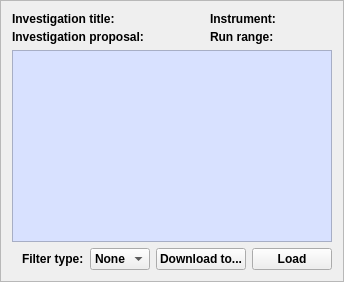
      <widget class="QFrame" name="dataFileFrame">
       <property name="sizePolicy">
        <sizepolicy hsizetype="Minimum" vsizetype="Expanding">
         <horstretch>0</horstretch>
         <verstretch>0</verstretch>
        </sizepolicy>
       </property>
       <property name="frameShape">
        <enum>QFrame::StyledPanel</enum>
       </property>
       <property name="frameShadow">
        <enum>QFrame::Raised</enum>
       </property>
       <layout class="QVBoxLayout" name="verticalLayout">
        <item>
         <layout class="QGridLayout" name="dataFileHead" rowstretch="0,0,0" columnstretch="0,0,0,0,0">
          <property name="sizeConstraint">
           <enum>QLayout::SetDefaultConstraint</enum>
          </property>
          <property name="spacing">
           <number>4</number>
          </property>
          <item row="0" column="2">
           <spacer name="dataFileHeadSpace">
            <property name="sizePolicy">
             <sizepolicy hsizetype="Preferred" vsizetype="Minimum">
              <horstretch>0</horstretch>
              <verstretch>0</verstretch>
             </sizepolicy>
            </property>
            <property name="orientation">
             <enum>Qt::Horizontal</enum>
            </property>
            <property name="sizeType">
             <enum>QSizePolicy::Preferred</enum>
            </property>
            <property name="sizeHint" stdset="0">
             <size>
              <width>5</width>
              <height>10</height>
             </size>
            </property>
           </spacer>
          </item>
          <item row="0" column="1">
           <widget class="QLabel" name="dataFileTitleRes">
            <property name="sizePolicy">
             <sizepolicy hsizetype="Preferred" vsizetype="Minimum">
              <horstretch>0</horstretch>
              <verstretch>0</verstretch>
             </sizepolicy>
            </property>
            <property name="font">
             <font>
              <weight>50</weight>
              <bold>false</bold>
             </font>
            </property>
            <property name="frameShadow">
             <enum>QFrame::Plain</enum>
            </property>
            <property name="text">
             <string/>
            </property>
           </widget>
          </item>
          <item row="2" column="4">
           <widget class="QLabel" name="dataFileRunRangeRes">
            <property name="sizePolicy">
             <sizepolicy hsizetype="Preferred" vsizetype="Minimum">
              <horstretch>0</horstretch>
              <verstretch>0</verstretch>
             </sizepolicy>
            </property>
            <property name="font">
             <font>
              <weight>50</weight>
              <bold>false</bold>
             </font>
            </property>
            <property name="frameShadow">
             <enum>QFrame::Plain</enum>
            </property>
            <property name="text">
             <string/>
            </property>
           </widget>
          </item>
          <item row="0" column="4">
           <widget class="QLabel" name="dataFileInstrumentRes">
            <property name="sizePolicy">
             <sizepolicy hsizetype="Preferred" vsizetype="Minimum">
              <horstretch>0</horstretch>
              <verstretch>0</verstretch>
             </sizepolicy>
            </property>
            <property name="font">
             <font>
              <weight>50</weight>
              <bold>false</bold>
             </font>
            </property>
            <property name="frameShadow">
             <enum>QFrame::Plain</enum>
            </property>
            <property name="text">
             <string/>
            </property>
           </widget>
          </item>
          <item row="2" column="3">
           <widget class="QLabel" name="dataFileRunRangeTxt">
            <property name="enabled">
             <bool>true</bool>
            </property>
            <property name="sizePolicy">
             <sizepolicy hsizetype="Preferred" vsizetype="Minimum">
              <horstretch>0</horstretch>
              <verstretch>0</verstretch>
             </sizepolicy>
            </property>
            <property name="font">
             <font>
              <weight>75</weight>
              <bold>true</bold>
             </font>
            </property>
            <property name="frameShadow">
             <enum>QFrame::Plain</enum>
            </property>
            <property name="text">
             <string>Run range:</string>
            </property>
           </widget>
          </item>
          <item row="0" column="0">
           <widget class="QLabel" name="dataFileTitleTxt">
            <property name="sizePolicy">
             <sizepolicy hsizetype="Preferred" vsizetype="Minimum">
              <horstretch>0</horstretch>
              <verstretch>0</verstretch>
             </sizepolicy>
            </property>
            <property name="font">
             <font>
              <weight>75</weight>
              <bold>true</bold>
             </font>
            </property>
            <property name="frameShadow">
             <enum>QFrame::Plain</enum>
            </property>
            <property name="text">
             <string>Investigation title:</string>
            </property>
           </widget>
          </item>
          <item row="2" column="0">
           <widget class="QLabel" name="dataFileProposalTxt">
            <property name="enabled">
             <bool>true</bool>
            </property>
            <property name="sizePolicy">
             <sizepolicy hsizetype="Preferred" vsizetype="Minimum">
              <horstretch>0</horstretch>
              <verstretch>0</verstretch>
             </sizepolicy>
            </property>
            <property name="font">
             <font>
              <weight>75</weight>
              <bold>true</bold>
             </font>
            </property>
            <property name="frameShadow">
             <enum>QFrame::Plain</enum>
            </property>
            <property name="text">
             <string>Investigation proposal:</string>
            </property>
           </widget>
          </item>
          <item row="0" column="3">
           <widget class="QLabel" name="dataFileInstrumentTxt">
            <property name="sizePolicy">
             <sizepolicy hsizetype="Preferred" vsizetype="Minimum">
              <horstretch>0</horstretch>
              <verstretch>0</verstretch>
             </sizepolicy>
            </property>
            <property name="font">
             <font>
              <weight>75</weight>
              <bold>true</bold>
             </font>
            </property>
            <property name="frameShadow">
             <enum>QFrame::Plain</enum>
            </property>
            <property name="text">
             <string>Instrument:</string>
            </property>
           </widget>
          </item>
          <item row="2" column="1">
           <widget class="QLabel" name="dataFileProposalRes">
            <property name="sizePolicy">
             <sizepolicy hsizetype="Preferred" vsizetype="Minimum">
              <horstretch>0</horstretch>
              <verstretch>0</verstretch>
             </sizepolicy>
            </property>
            <property name="font">
             <font>
              <weight>50</weight>
              <bold>false</bold>
             </font>
            </property>
            <property name="frameShadow">
             <enum>QFrame::Plain</enum>
            </property>
            <property name="text">
             <string/>
            </property>
           </widget>
          </item>
         </layout>
        </item>
        <item>
         <widget class="QTableWidget" name="dataFileResultsTbl">
          <property name="sizePolicy">
           <sizepolicy hsizetype="Preferred" vsizetype="MinimumExpanding">
            <horstretch>0</horstretch>
            <verstretch>0</verstretch>
           </sizepolicy>
          </property>
          <property name="styleSheet">
           <string notr="true">background-color: rgb(216, 225, 255);</string>
          </property>
          <property name="horizontalScrollBarPolicy">
           <enum>Qt::ScrollBarAsNeeded</enum>
          </property>
          <property name="selectionMode">
           <enum>QAbstractItemView::MultiSelection</enum>
          </property>
          <property name="selectionBehavior">
           <enum>QAbstractItemView::SelectRows</enum>
          </property>
         </widget>
        </item>
        <item>
         <layout class="QHBoxLayout" name="dataFileFoot">
          <item>
           <spacer name="dataFileFootSpace">
            <property name="orientation">
             <enum>Qt::Horizontal</enum>
            </property>
            <property name="sizeHint" stdset="0">
             <size>
              <width>10</width>
              <height>10</height>
             </size>
            </property>
           </spacer>
          </item>
          <item>
           <widget class="QLabel" name="filterType">
            <property name="sizePolicy">
             <sizepolicy hsizetype="Preferred" vsizetype="Minimum">
              <horstretch>0</horstretch>
              <verstretch>0</verstretch>
             </sizepolicy>
            </property>
            <property name="font">
             <font>
              <weight>75</weight>
              <bold>true</bold>
             </font>
            </property>
            <property name="frameShadow">
             <enum>QFrame::Plain</enum>
            </property>
            <property name="text">
             <string>Filter type:</string>
            </property>
           </widget>
          </item>
          <item>
           <widget class="QComboBox" name="dataFileFilterCombo">
            <property name="font">
             <font>
              <weight>75</weight>
              <bold>true</bold>
             </font>
            </property>
            <property name="toolTip">
             <string>&lt;html&gt;&lt;head/&gt;&lt;body&gt;&lt;p&gt;&lt;span style=&quot; font-weight:400;&quot;&gt;Filter datafiles by specified file extension.&lt;/span&gt;&lt;/p&gt;&lt;/body&gt;&lt;/html&gt;</string>
            </property>
            <item>
             <property name="text">
              <string>None</string>
             </property>
            </item>
           </widget>
          </item>
          <item>
           <widget class="QPushButton" name="dataFileDownloadBtn">
            <property name="font">
             <font>
              <weight>75</weight>
              <bold>true</bold>
             </font>
            </property>
            <property name="toolTip">
             <string>&lt;html&gt;&lt;head/&gt;&lt;body&gt;&lt;p&gt;&lt;span style=&quot; font-weight:400;&quot;&gt;Download selected datafiles to specified location.&lt;/span&gt;&lt;/p&gt;&lt;/body&gt;&lt;/html&gt;</string>
            </property>
            <property name="text">
             <string>Download to...</string>
            </property>
           </widget>
          </item>
          <item>
           <widget class="QPushButton" name="dataFileLoadBtn">
            <property name="font">
             <font>
              <weight>75</weight>
              <bold>true</bold>
             </font>
            </property>
            <property name="toolTip">
             <string>&lt;html&gt;&lt;head/&gt;&lt;body&gt;&lt;p&gt;&lt;span style=&quot; font-weight:400;&quot;&gt;Load a datafile into a workspace.&lt;/span&gt;&lt;/p&gt;&lt;/body&gt;&lt;/html&gt;</string>
            </property>
            <property name="text">
             <string>Load</string>
            </property>
           </widget>
          </item>
         </layout>
        </item>
       </layout>
      </widget>
